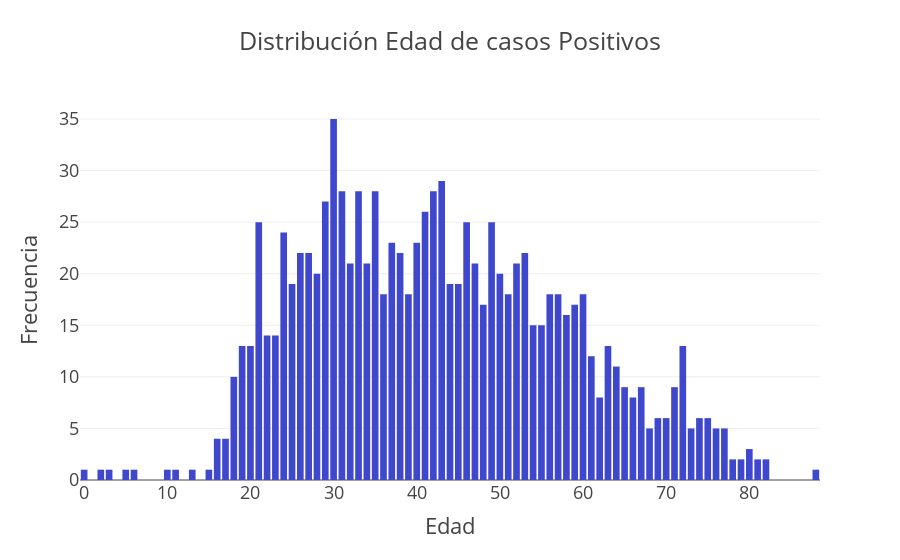

Write notebook code for a chart like this one.
### Code cell
x=positivo
col='Edad'
v1=x[col].value_counts().reset_index()
v1=v1.rename(columns={col:'count','index':col})
v1['percent']=v1['count'].apply(lambda x: 100 *x/sum(v1['count']))
v1=v1.sort_values(col)
trace1=go.Bar(x=v1[col],y=v1["count"],name="0",marker=dict(color="rgb(63, 72, 204)"))
y=[trace1]
layout={'title':"Distribución Edad de casos Positivos",'xaxis':{'title':"Edad"},'yaxis':{'title':"Frecuencia"}}
fig=go.Figure(data=y,layout=layout)
fig.layout.template='presentation'
iplot(fig)

### Figure 1 — Plotly figure (JSON) as saved in the notebook; plotly's stock layout.template omitted (floating-point values rounded to 4 significant figures)
{"data": [{"marker": {"color": "rgb(63, 72, 204)"}, "name": "0", "type": "bar", "x": [0, 2, 3, 5, 6, 10, 11, 13, 15, 16, 17, 18, 19, 20, 21, 22, 23, 24, 25, 26, 27, 28, 29, 30, 31, 32, 33, 34, 35, 36, 37, 38, 39, 40, 41, 42, 43, 44, 45, 46, 47, 48, 49, 50, 51, 52, 53, 54, 55, 56, 57, 58, 59, 60, 61, 62, 63, 64, 65, 66, 67, 68, 69, 70, 71, 72, 73, 74, 75, 76, 77, 78, 79, 80, 81, 82, 88], "y": [1, 1, 1, 1, 1, 1, 1, 1, 1, 4, 4, 10, 13, 13, 25, 14, 14, 24, 19, 22, 22, 20, 27, 35, 28, 21, 28, 21, 28, 18, 23, 22, 18, 23, 26, 28, 29, 19, 19, 25, 21, 17, 25, 20, 18, 21, 22, 15, 15, 18, 18, 16, 17, 18, 12, 8, 13, 11, 9, 8, 9, 5, 6, 6, 9, 13, 5, 6, 6, 5, 5, 2, 2, 3, 2, 2, 1]}], "layout": {"title": {"text": "Distribución Edad de casos Positivos"}, "xaxis": {"title": {"text": "Edad"}}, "yaxis": {"title": {"text": "Frecuencia"}}}}
